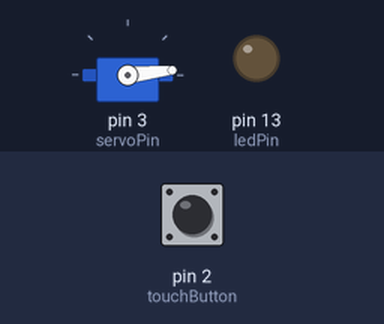
A sketch run on a simulated Arduino Uno, built with avr-gcc and run on an emulated ATmega328P. On the bench: servo, output pins drawn as LEDs (lit = HIGH). Wiring (inferred from the names in the program): servo: signal pin 3. The inputs (shaded band) are chosen by the test bench; at power-on: pin 2 (touchButton) LOW. Sleep ends after the set time or at an interrupt; servo pulses on a pin are drawn as a servo (544–2400 µs = 0–180°); pins used as bus, display or sensor lines are not drawn.

Above: at 1.2 s.
1.3 s: pin 2 (touchButton) pulsed HIGH 5 times (0.12 s each, 0.3 s apart)
At 2.7 s:
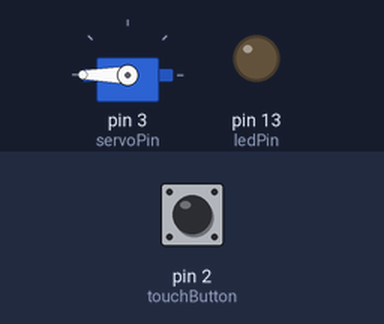
At 8.0 s:
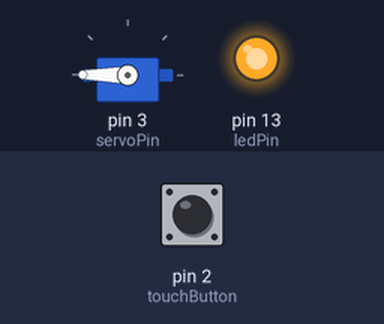
Timing chart, 0 to 9.5 s (numbered marks = the images above; inputs shaded):
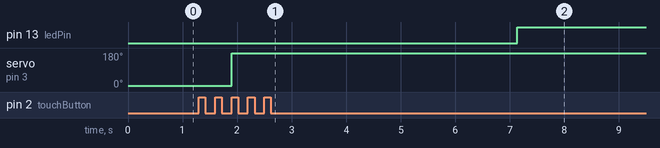

The sketch:

touchButton_servo.ino
```cpp
#include <avr/sleep.h>
#include <TimerOne.h>

// initializing servo position and pin variables
int pos = 0;
int servoPin = 3;

// digital pin 2 has a touchbutton attached to it
int touchButton = 2;

// pot connected to pin A0, to get ON time
int potPin = A0;
int potValue;
int divBy4PotValue;

// intializing led pin and state -- for debug
int ledPin = 13;
bool ledState = 1;

// creating a volatile count variable that gets updated by timer interrupt
volatile unsigned long interruptCount = 0;

// the setup routine runs once when you press reset:
void setup() {
  // make the touchbutton and pot  pin an input; led and servo pin as output
  pinMode(touchButton, INPUT);
  pinMode(potPin,INPUT);
  pinMode(ledPin,OUTPUT);
  pinMode(servoPin,OUTPUT);
  digitalWrite(servoPin,LOW);
  //Serial.begin(9600);
}

// the loop routine runs over and over again forever:
void loop() {
  moveServo_to_turn_off();
  attachInterrupt(0,moveServo_to_turn_on,RISING);
  sleep_enable();
  set_sleep_mode(SLEEP_MODE_PWR_DOWN);
  sleep_cpu();

  // after waking up
  sleep_disable();
  detachInterrupt(0);
  delay(10);

  potValue=analogRead(potPin);
  divBy4PotValue = potValue >> 2;

  // initializing timer 1 with 8 second period
  Timer1.initialize(4000000);
  Timer1.attachInterrupt(incrCount,4000000);
  unsigned long countCopy;
  countCopy = interruptCount;
  while(countCopy < divBy4PotValue){
    PRR = PRR | 0b00100000;
    sleep_enable();
    set_sleep_mode(SLEEP_MODE_IDLE);
    sleep_cpu();

    PRR = PRR & 0b00000000;
    noInterrupts();
    countCopy = interruptCount;
    interrupts();
  }
  Timer1.detachInterrupt();
  Timer1.stop();
  interruptCount = 0;
}

void moveServo_to_turn_on (void) {
  for(int i=0;i<100;i++){
    digitalWrite(servoPin,HIGH);
    delayMicroseconds(2600);
    digitalWrite(servoPin,LOW);
    delayMicroseconds(20000-2600);
    delay(15);
  }
}
void moveServo_to_turn_off (void) {
  for(int i=0;i<100;i++){
    digitalWrite(servoPin,HIGH);
    delayMicroseconds(600);
    digitalWrite(servoPin,LOW);
    delayMicroseconds(20000-600);
    delay(15);
  }
}
void incrCount (void) {
  interruptCount = interruptCount + 1;
  digitalWrite(ledPin,ledState);
  ledState=!ledState;
}
```

Measured:
- after the input at 1.3 s, pin 13 (ledPin): LOW → HIGH after 5.8 s; servo on pin 3 (servoPin): 6° → 180° after 0.60 s
